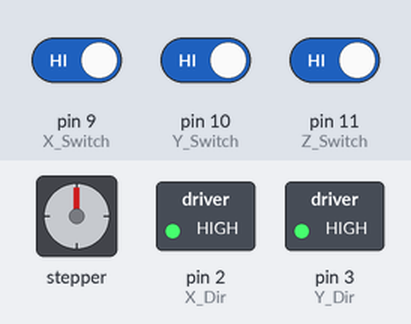
The sketch below on a simulated Arduino Nano, built with avr-gcc and run on an emulated ATmega328P. Shown: stepper motor, switched loads named in the sketch (green lamp = pin HIGH). Wiring (inferred from the names in the program): stepper motor (2048 steps per turn assumed): coils pin 4, pin 5, pin 6, pin 7. Inputs (shaded band) come from the test bench; at power-on: pin 9 (X_Switch) HIGH, pin 10 (Y_Switch) HIGH, pin 11 (Z_Switch) HIGH. Pins used as bus, display or sensor lines are not drawn; what the sketch prints to the serial monitor is not drawn.

Above: at 1.2 s.
1.3 s: pin 9 (X_Switch) driven LOW and pin 10 (Y_Switch) driven LOW and pin 11 (Z_Switch) driven LOW
Timing chart, 0 to 42.7 s (numbered marks = the images above; inputs shaded):
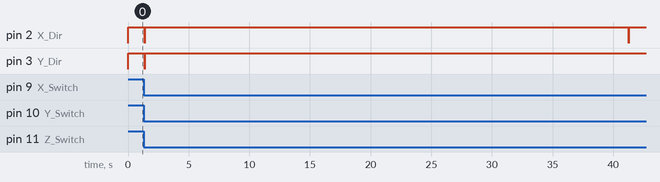

Measured:
- after the input at 1.3 s, pin 2 (X_Dir): alternates HIGH for 39.9 s and LOW for 0.01 s, starting after 0.07 s; pin 3 (Y_Dir): HIGH → LOW after 0.07 s, → HIGH 0.01 s later

The sketch:

ROBOTIC_ARM_RTOS3.ino
```cpp
/*********************************************************************************************************************************
*
* FILE-NAME : ECU2
*
* AUTHOR : TEAM 2
*
* DESCRIPTION : Arduino Nano code that control the suction and robotic arm to store products
*               according to the product type received from ECU1
*
***********************************************************************************************************************************/

#include "Arduino_FreeRTOS.h"
#include "semphr.h"
#include "ezButton.h"
#include "AccelStepper.h"

/*********************************************************************************************************************************
******************************************     Pins Declaration      *************************************************************
**********************************************************************************************************************************/

ezButton X_Switch(9);               // create ezButton object that attach to pin 9 to act as limit switch for x-axis
ezButton Y_Switch(10);              // create ezButton object that attach to pin 10 to act as limit switch for y-axis
ezButton Z_Switch(11);              // create ezButton object that attach to pin 11 to act as limit switch for Z-axis
#define X_Dir 2
#define Y_Dir 3
#define Z_Dir 4
#define X_Step 5
#define Y_Step 6
#define Z_Step 7
#define Suction_DCV 13              // attach the suction DCV pin to pin 13 in shield
int X_Position[2][4]= {{29450,29450,22950,22950},{29450,29450,22950,22950}};
int Y_Position[2][4]= {{8550,2500,8550,2500},{10000,3750,10000,3750}};
enum Product_Type {Red,Green};
enum Product_No {One,Two,Three,Four};

/*********************************************************************************************************************************
******************************************       Semaphores        ***************************************************************
**********************************************************************************************************************************/

SemaphoreHandle_t Finished_Homing;

/*********************************************************************************************************************************
*****************************************      Setup Function      ***************************************************************
**********************************************************************************************************************************/

// the setup function runs once when you press reset or power the board
void setup() {
  pinMode(X_Step,OUTPUT);
  pinMode(X_Dir,OUTPUT);
  pinMode(Y_Step,OUTPUT);
  pinMode(Y_Dir,OUTPUT);
  pinMode(Z_Step,OUTPUT);
  pinMode(Z_Dir,OUTPUT);
  pinMode(Suction_DCV,OUTPUT);
  X_Switch.setDebounceTime(50);                                 // set debounce time to 50 milliseconds
  Y_Switch.setDebounceTime(50);                                 // set debounce time to 50 milliseconds
  Z_Switch.setDebounceTime(50);                                 // set debounce time to 50 milliseconds
  Serial.begin(9600);
  Finished_Homing = xSemaphoreCreateBinary();
  xTaskCreate(Homing, "Task1", 100, NULL, 1, NULL);
  xTaskCreate(GoToProduct,"Task2", 100, NULL, 2, NULL);
}

/*********************************************************************************************************************************
*****************************************      LOOP Function      ****************************************************************
**********************************************************************************************************************************/

// the loop function runs over and over again forever
void loop() {

}

/*********************************************************************************************************************************
*****************************************      Customized Functions      *********************************************************
**********************************************************************************************************************************/

void Homing (void* ptr)
{
  while(1)
  {
    static int Homing_Counter = 0;
    X_Switch.loop();                            // MUST call the loop() function first
    Y_Switch.loop();
    Z_Switch.loop();
    digitalWrite(X_Dir, HIGH);                  // HOMING DIRECTION
    digitalWrite(Y_Dir, HIGH);                  // HOMING DIRECTION
    digitalWrite(Z_Dir, HIGH);                  // HOMING DIRECTION
    switch(Homing_Counter)
    {
      case 0:
        // Z-Axis Homing Loop
        if(Z_Switch.isPressed() || !Z_Switch.getState())
        {
          Homing_Counter ++;
          digitalWrite(Z_Step,LOW);
          delayMicroseconds(500);
          digitalWrite(Z_Step,LOW);
          delayMicroseconds(500);
        }
        else
        {
          for (int z = 0;z<10; z++)
          {
            digitalWrite(Z_Step,HIGH);
            delayMicroseconds(500);
            digitalWrite(Z_Step,LOW);
            delayMicroseconds(500);
          }
        }
        break;
      case 1:
        // Y-Axis Homing Loop
        if(Y_Switch.isPressed() || !Y_Switch.getState())
        {
          Homing_Counter ++;
          digitalWrite(Y_Step,LOW);
          delayMicroseconds(500);
          digitalWrite(Y_Step,LOW);
          delayMicroseconds(500);
        }
        else
        {
          for (int y = 0;y<10; y++)
          {
            digitalWrite(Y_Step,HIGH);
            delayMicroseconds(500);
            digitalWrite(Y_Step,LOW);
            delayMicroseconds(500);
          }
        }
        break;
      case 2:
      // X-Axis Homing Loop
        if(X_Switch.isPressed() || !X_Switch.getState())
        {
          Homing_Counter ++;
          digitalWrite(X_Step,LOW);
          delayMicroseconds(500);
          digitalWrite(X_Step,LOW);
          delayMicroseconds(500);
          xSemaphoreGive(Finished_Homing);
        }
        else
        {
          for (int x = 0;x<10; x++)
          {
            digitalWrite(X_Step,HIGH);
            delayMicroseconds(500);
            digitalWrite(X_Step,LOW);
            delayMicroseconds(500);
          }
        }
        break;
    }
  }
}

void GoToProduct (void* ptr)
{
  while(1)
  {
    xSemaphoreTake(Finished_Homing,portMAX_DELAY);
    Serial.println("Took Homing Semaphore");
    static int Ready_Counter = 0;
    digitalWrite(X_Dir, LOW);                  // RETURNING DIRECTION
    digitalWrite(Y_Dir, LOW);                  // RETURNING DIRECTION
    digitalWrite(Z_Dir, LOW);                  // RETURNING DIRECTION
    for (int x = 0;x<1800; x++)
    {
      digitalWrite(X_Step,HIGH);
      delayMicroseconds(500);
      digitalWrite(X_Step,LOW);
      delayMicroseconds(500);
    }

    for (int y = 0;y<11500; y++)
    {
      digitalWrite(Y_Step,HIGH);
      delayMicroseconds(500);
      digitalWrite(Y_Step,LOW);
      delayMicroseconds(500);
    }
    for (int z = 0;z<5850;z++)
    {
      digitalWrite(Z_Step,HIGH);
      delayMicroseconds(500);
      digitalWrite(Z_Step,LOW);
      delayMicroseconds(500);
    }
    delay(500);
    digitalWrite(Suction_DCV,LOW);
    delay(500);
    digitalWrite(Z_Dir, HIGH);
    digitalWrite(X_Dir, LOW);                  // RETURNING DIRECTION
    for (int z = 0;z<5850;z++)
    {
      digitalWrite(Z_Step,HIGH);
      delayMicroseconds(500);
      digitalWrite(Z_Step,LOW);
      delayMicroseconds(500);
    }

    for (int x = 0;x<X_Position[Green][One]; x++)
    {
      digitalWrite(X_Step,HIGH);
      delayMicroseconds(500);
      digitalWrite(X_Step,LOW);
      delayMicroseconds(500);
    }
    digitalWrite(Y_Dir, HIGH);                  // HOMING DIRECTION
    for (int y = 0;y<Y_Position[Green][One]; y++)
    {
      digitalWrite(Y_Step,HIGH);
      delayMicroseconds(500);
      digitalWrite(Y_Step,LOW);
      delayMicroseconds(500);
    }
    digitalWrite(Z_Dir, LOW);
    for (int z = 0;z<5850;z++)
    {
      digitalWrite(Z_Step,HIGH);
      delayMicroseconds(500);
      digitalWrite(Z_Step,LOW);
      delayMicroseconds(500);
    }
    delay(500);
    digitalWrite(Suction_DCV,HIGH);
    delay(500);
    digitalWrite(Z_Dir, HIGH);
    for (int z = 0;z<5850;z++)
    {
      digitalWrite(Z_Step,HIGH);
      delayMicroseconds(500);
      digitalWrite(Z_Step,LOW);
      delayMicroseconds(500);
    }
  }
}
```
